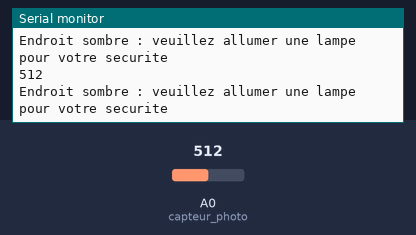
Recording of a sketch running on a simulated Arduino Uno, built with avr-gcc and run on an emulated ATmega328P. Parts: the last lines printed to the serial monitor. Inputs (shaded band) come from the test bench; at power-on: A0 (capteur_photo) = 512.

Above: at 1.2 s.
1.3 s: A0 (capteur_photo) set to 362
At 1.56 s:
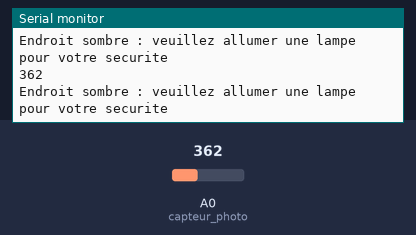
2.8 s: A0 (capteur_photo) set to 341
At 3.21 s:
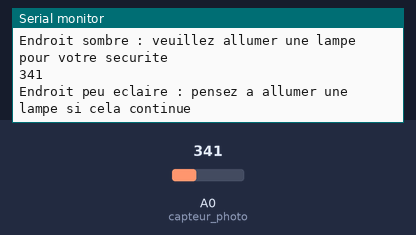
Timing chart, 0 to 5.8 s (numbered marks = the images above; inputs shaded):
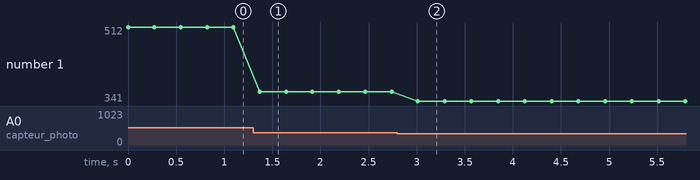

The sketch:

Photoresistance__Bluetooth_.ino
```cpp
// Code Arduino pour le fonctionnement de la photorésistance avec l'ajout du Bluetooth

#include <SoftwareSerial.h>
#define RX 11
#define TX 12
SoftwareSerial BlueT(RX,TX);

// Variables
const int capteur_photo = A0;
String prefixe_son = "*S";
String prefixe_texte = "*L";
long int vieuxTemps = millis();

String c0 = "Endroit eclaire";
String c1 = "Endroit peu eclaire : pensez a allumer une lampe si cela continue";
String c2 = "Endroit sombre : veuillez allumer une lampe pour votre securite";

void setup() {
  Serial.begin(9600);
  BlueT.begin(9600);
}

void loop() {
  int luminosite = analogRead(capteur_photo);
  Serial.println(luminosite);
  if (luminosite<120) {
    Serial.println(c0);
    BlueT.print(prefixe_texte + c0); // Ecriture sur l'appareil connecté en Bluetooth
  }
  if (luminosite>120 && luminosite<=350) {
    Serial.println(c1);
    BlueT.print(prefixe_texte + c1); // Ecriture sur l'appareil connecté en Bluetooth
  }
  if (luminosite>350) {
    Serial.println(c2);
    BlueT.print(prefixe_texte + c2); // Ecriture sur l'appareil connecté en Bluetooth
    if (millis() - vieuxTemps > 15000) { // Lorsqu'on est trop longtemps dans la condition précédente (au delà  de 15s), on alerte l'utilisateur par le biais d'un buzzer
      BlueT.print("*S");
    }
  }
  delay(200);
}
```

Measured:
- the behaviour switches between 351 and 350 on A0 (capteur_photo) (found by bisection; images 1 and 2)
- after the input at 1.3 s, the serial monitor: prints a new line after 0.07 s (image 1)
- after the input at 2.8 s, the serial monitor: prints a new line after 0.21 s (image 2)
- plotted number 1: 512 → 362 after the input at 1.3 s, 362 → 341 after the input at 2.8 s
